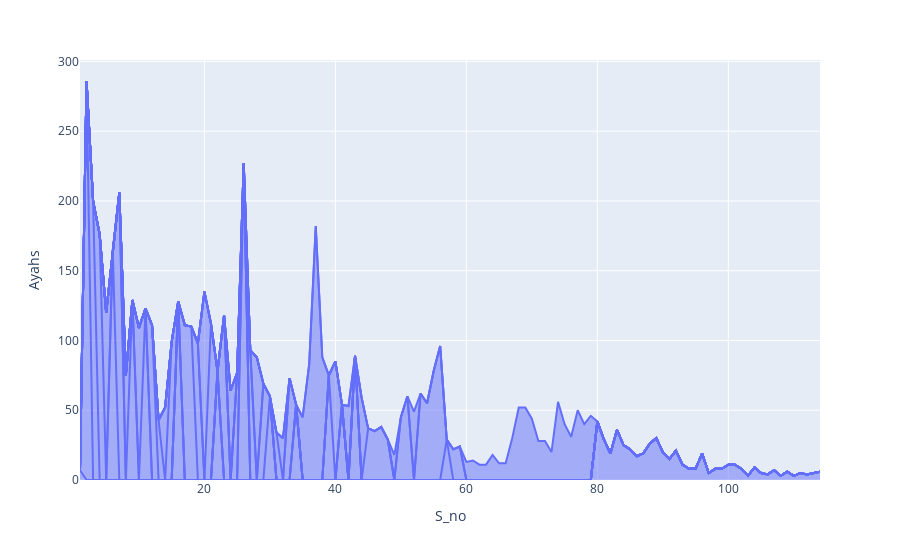

Notebook code for this chart:
### Code cell
import plotly.express as px
dfq = px.data.gapminder()
fig= px.area(df,x=df['S_no'],y=df['Ayahs'])
fig.show()

### Figure 1 — Plotly figure (JSON) as saved in the notebook; plotly's stock layout.template omitted (floating-point values rounded to 4 significant figures)
{"data": [{"fillpattern": {"shape": ""}, "hovertemplate": "Ruku=1<br>S_no=%{x}<br>Ayahs=%{y}<extra></extra>", "legendgroup": "", "line": {"color": "#636efa"}, "marker": {"symbol": "circle"}, "mode": "lines", "name": "", "orientation": "v", "showlegend": false, "stackgroup": "1", "type": "scatter", "x": [1, 80, 81, 82, 83, 84, 85, 86, 87, 88, 89, 90, 91, 92, 93, 94, 95, 96, 97, 98, 99, 100, 101, 102, 103, 104, 105, 106, 107, 108, 109, 110, 111, 112, 113, 114], "xaxis": "x", "y": [7, 42, 29, 19, 36, 25, 22, 17, 19, 26, 30, 20, 15, 21, 11, 8, 8, 19, 5, 8, 8, 11, 11, 8, 3, 9, 5, 4, 7, 3, 6, 3, 5, 4, 5, 6], "yaxis": "y"}, {"fillpattern": {"shape": ""}, "hovertemplate": "Ruku=40<br>S_no=%{x}<br>Ayahs=%{y}<extra></extra>", "legendgroup": "", "line": {"color": "#636efa"}, "marker": {"symbol": "circle"}, "mode": "lines", "name": "", "orientation": "v", "showlegend": false, "stackgroup": "1", "type": "scatter", "x": [2], "xaxis": "x", "y": [286], "yaxis": "y"}, {"fillpattern": {"shape": ""}, "hovertemplate": "Ruku=20<br>S_no=%{x}<br>Ayahs=%{y}<extra></extra>", "legendgroup": "", "line": {"color": "#636efa"}, "marker": {"symbol": "circle"}, "mode": "lines", "name": "", "orientation": "v", "showlegend": false, "stackgroup": "1", "type": "scatter", "x": [3, 6], "xaxis": "x", "y": [200, 165], "yaxis": "y"}, {"fillpattern": {"shape": ""}, "hovertemplate": "Ruku=24<br>S_no=%{x}<br>Ayahs=%{y}<extra></extra>", "legendgroup": "", "line": {"color": "#636efa"}, "marker": {"symbol": "circle"}, "mode": "lines", "name": "", "orientation": "v", "showlegend": false, "stackgroup": "1", "type": "scatter", "x": [4, 7], "xaxis": "x", "y": [176, 206], "yaxis": "y"}, {"fillpattern": {"shape": ""}, "hovertemplate": "Ruku=16<br>S_no=%{x}<br>Ayahs=%{y}<extra></extra>", "legendgroup": "", "line": {"color": "#636efa"}, "marker": {"symbol": "circle"}, "mode": "lines", "name": "", "orientation": "v", "showlegend": false, "stackgroup": "1", "type": "scatter", "x": [5, 9, 16], "xaxis": "x", "y": [120, 129, 128], "yaxis": "y"}, {"fillpattern": {"shape": ""}, "hovertemplate": "Ruku=10<br>S_no=%{x}<br>Ayahs=%{y}<extra></extra>", "legendgroup": "", "line": {"color": "#636efa"}, "marker": {"symbol": "circle"}, "mode": "lines", "name": "", "orientation": "v", "showlegend": false, "stackgroup": "1", "type": "scatter", "x": [8, 11, 22], "xaxis": "x", "y": [75, 123, 78], "yaxis": "y"}, {"fillpattern": {"shape": ""}, "hovertemplate": "Ruku=11<br>S_no=%{x}<br>Ayahs=%{y}<extra></extra>", "legendgroup": "", "line": {"color": "#636efa"}, "marker": {"symbol": "circle"}, "mode": "lines", "name": "", "orientation": "v", "showlegend": false, "stackgroup": "1", "type": "scatter", "x": [10, 26], "xaxis": "x", "y": [109, 227], "yaxis": "y"}, {"fillpattern": {"shape": ""}, "hovertemplate": "Ruku=12<br>S_no=%{x}<br>Ayahs=%{y}<extra></extra>", "legendgroup": "", "line": {"color": "#636efa"}, "marker": {"symbol": "circle"}, "mode": "lines", "name": "", "orientation": "v", "showlegend": false, "stackgroup": "1", "type": "scatter", "x": [12, 17, 18], "xaxis": "x", "y": [111, 111, 110], "yaxis": "y"}, {"fillpattern": {"shape": ""}, "hovertemplate": "Ruku=6<br>S_no=%{x}<br>Ayahs=%{y}<extra></extra>", "legendgroup": "", "line": {"color": "#636efa"}, "marker": {"symbol": "circle"}, "mode": "lines", "name": "", "orientation": "v", "showlegend": false, "stackgroup": "1", "type": "scatter", "x": [13, 15, 19, 23, 25, 30, 34, 41], "xaxis": "x", "y": [43, 99, 98, 118, 77, 60, 54, 54], "yaxis": "y"}, {"fillpattern": {"shape": ""}, "hovertemplate": "Ruku=7<br>S_no=%{x}<br>Ayahs=%{y}<extra></extra>", "legendgroup": "", "line": {"color": "#636efa"}, "marker": {"symbol": "circle"}, "mode": "lines", "name": "", "orientation": "v", "showlegend": false, "stackgroup": "1", "type": "scatter", "x": [14, 21, 27, 29, 43], "xaxis": "x", "y": [52, 112, 93, 69, 89], "yaxis": "y"}, {"fillpattern": {"shape": ""}, "hovertemplate": "Ruku=8<br>S_no=%{x}<br>Ayahs=%{y}<extra></extra>", "legendgroup": "", "line": {"color": "#636efa"}, "marker": {"symbol": "circle"}, "mode": "lines", "name": "", "orientation": "v", "showlegend": false, "stackgroup": "1", "type": "scatter", "x": [20, 39], "xaxis": "x", "y": [135, 75], "yaxis": "y"}, {"fillpattern": {"shape": ""}, "hovertemplate": "Ruku=9<br>S_no=%{x}<br>Ayahs=%{y}<extra></extra>", "legendgroup": "", "line": {"color": "#636efa"}, "marker": {"symbol": "circle"}, "mode": "lines", "name": "", "orientation": "v", "showlegend": false, "stackgroup": "1", "type": "scatter", "x": [24, 28, 33, 40], "xaxis": "x", "y": [64, 88, 73, 85], "yaxis": "y"}, {"fillpattern": {"shape": ""}, "hovertemplate": "Ruku=4<br>S_no=%{x}<br>Ayahs=%{y}<extra></extra>", "legendgroup": "", "line": {"color": "#636efa"}, "marker": {"symbol": "circle"}, "mode": "lines", "name": "", "orientation": "v", "showlegend": false, "stackgroup": "1", "type": "scatter", "x": [31, 45, 46, 47, 48, 57], "xaxis": "x", "y": [34, 37, 35, 38, 29, 29], "yaxis": "y"}, {"fillpattern": {"shape": ""}, "hovertemplate": "Ruku=3<br>S_no=%{x}<br>Ayahs=%{y}<extra></extra>", "legendgroup": "", "line": {"color": "#636efa"}, "marker": {"symbol": "circle"}, "mode": "lines", "name": "", "orientation": "v", "showlegend": false, "stackgroup": "1", "type": "scatter", "x": [32, 44, 50, 51, 53, 54, 55, 56, 58, 59], "xaxis": "x", "y": [30, 59, 45, 60, 62, 55, 78, 96, 22, 24], "yaxis": "y"}, {"fillpattern": {"shape": ""}, "hovertemplate": "Ruku=5<br>S_no=%{x}<br>Ayahs=%{y}<extra></extra>", "legendgroup": "", "line": {"color": "#636efa"}, "marker": {"symbol": "circle"}, "mode": "lines", "name": "", "orientation": "v", "showlegend": false, "stackgroup": "1", "type": "scatter", "x": [35, 36, 37, 38, 42], "xaxis": "x", "y": [45, 83, 182, 88, 53], "yaxis": "y"}, {"fillpattern": {"shape": ""}, "hovertemplate": "Ruku=2<br>S_no=%{x}<br>Ayahs=%{y}<extra></extra>", "legendgroup": "", "line": {"color": "#636efa"}, "marker": {"symbol": "circle"}, "mode": "lines", "name": "", "orientation": "v", "showlegend": false, "stackgroup": "1", "type": "scatter", "x": [49, 52, 60, 61, 62, 63, 64, 65, 66, 67, 68, 69, 70, 71, 72, 73, 74, 75, 76, 77, 78, 79], "xaxis": "x", "y": [18, 49, 13, 14, 11, 11, 18, 12, 12, 30, 52, 52, 44, 28, 28, 20, 56, 40, 31, 50, 40, 46], "yaxis": "y"}], "layout": {"legend": {"tracegroupgap": 0}, "margin": {"t": 60}, "xaxis": {"anchor": "y", "domain": [0, 1], "title": {"text": "S_no"}}, "yaxis": {"anchor": "x", "domain": [0, 1], "title": {"text": "Ayahs"}}}}
